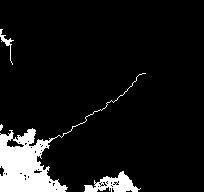
#> input picture team_b_nzoia/nzoia_rp10y.tif, 204 x 192 px; its folder holds 4 pictures in this run
$ python prepare_3d_data.py
#> lines starting #> are read from the running program, lines starting #| are printed output that depends on the picture
"""Attach flood hazard to the portfolios and build the static files the 3D view loads.

Hazard (Step 1 of the brief, applied to Nzoia)
  For every building and each of the six JRC return periods (10..500 years) we record:
    hazard_depth_m_rp{T}    flood depth in metres read from the JRC map (real data, ~925 m cells; 0 = dry)
    hazard_severity_rp{T}   0-1 severity score = min(depth / 4 m, 1). 4 m is the brief's own "extreme" reference
                            (roof level of a single-storey building). It makes Nzoia comparable with the Nairobi
                            0-1 scores; the damage curves use the depth in metres, not the score.

Permanent water
  A ~925 m cell that is already >= 3.5 m deep at 1-in-10 is the river channel or the lake edge: the depth is the
  channel's, not a flood plain's. Those cells are drawn as water but never carry a building: the book avoids them
  (generate_book.py), starter points there are flagged WATER, and gazetteer points move to the nearest land cell.

Weights
  Portfolio totals use a weight per building: the book's stratified sample_weight (the flood plain is over-sampled
  to study it, then weighted back to population); 1 for starter rows; 0 for starter rows in the lake or on permanent
  water (shown "as provided" separately). Counts are of buildings with weight > 0.

Inputs
  team_b_nzoia/nzoia_rp{10..500}y.tif                 JRC flood depth maps (real)
  data/portfolios/exposure_nzoia_riskforge_book.csv   Risk Forge synthetic book (scripts/generate_book.py)
  team_b_nzoia/exposure_nzoia_synthetic.csv           starter CSV from the hosts (override with --starter)
  data/reference/*.geojson                            Lake Victoria, Kenya/Uganda borders, Nzoia river

Outputs
  data/portfolios/{book,starter}_with_hazard.csv      portfolio + location flag + depth and severity per RP
  web/public/data/flood_cells.geojson                 land cells wet at any RP (lake masked), depth per RP
  web/public/data/buildings_{book,starter}.geojson    symbolic squares with depth, damage ratio and loss per RP
  web/public/data/river.geojson, border.geojson, stats.json

Run:  python scripts/prepare_3d_data.py [--starter path/to.csv]
"""
import argparse
import json
import math
from pathlib import Path

import numpy as np
import pandas as pd
from matplotlib.path import Path as PolyPath
from PIL import Image

ROOT = Path(__file__).resolve().parents[1]
HAZ = ROOT / "team_b_nzoia"
REF = ROOT / "data" / "reference"
PORT = ROOT / "data" / "portfolios"
OUT = ROOT / "web" / "public" / "data"
RPS = [10, 20, 50, 100, 200, 500]
ONSET_RP = 2.0  # ASSUMPTION: losses start at the 1-in-2 flood (bankfull); between 2 and 10 years we interpolate
SEVERITY_REF_M = 4.0  # depth that scores 1.0 on the 0-1 severity scale

# Vulnerability: Huizinga et al. (2017) JRC Africa residential curve, adapted per class as DR = cap * H(k * depth)
H_DEPTH = np.array([0, 0.5, 1, 1.5, 2, 3, 4, 5, 6])
H_FRAC = np.array([0, 0.22, 0.378, 0.531, 0.636, 0.817, 0.903, 0.957, 1.0])
CLASS_CURVE = {  # k (depth multiplier), cap; class spread after Englhardt et al. (2019)
    "informal_iron_sheet": (1.6, 0.95),
    "semi_permanent": (1.25, 0.90),
    "permanent_masonry": (1.0, 0.85),
    "concrete_rcc": (0.8, 0.75),
}
FOOTPRINT_M = 600  # symbolic square so buildings read at basin scale (not the real footprint)
WATER_D10_M = 3.5  # ASSUMPTION: >= 3.5 m deep at 1-in-10 = permanent water (river channel or lake edge)
EXCLUDED = ("LAKE", "WATER")  # location flags that carry no weight in portfolio results


def load_raster(rp):
#> called with rp = 10
    im = Image.open(HAZ / f"nzoia_rp{rp}y.tif")
#> im is the input picture: PIL image 204x192 F; min -3.4e+38, max 11.98, mean -inf
    scale, tie = im.tag_v2[33550], im.tag_v2[33922]
#> scale = (0.00833, 0.00833, 0); tie = (0, 0, 0, 33.7, 1.3, 0)
    a = np.array(im, dtype=np.float32)
    a = np.where((a > 0) & (a < 1e6), a, 0.0)  # no-data (-3.4e38) and <= 0 are dry
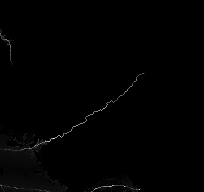
#> a: shape (192, 204) float32; min 0, max 11.98, mean 0.0732; drawn with min black and max white
    return a, scale[0], scale[1], tie[3], tie[4]


# [17 lines left out: functions polygon_paths, inside, not called in this run]


def damage_ratio(cls, depth):
    k, cap = CLASS_CURVE[cls]
    return cap * np.interp(np.asarray(depth) * k, H_DEPTH, H_FRAC)


# [130 lines left out: functions square, depth_at_rp, aal_from, attach_hazard, model_weight, loss_at_rp and 3 more, not called in this run]


def main():
    ap = argparse.ArgumentParser()
    ap.add_argument("--starter", default=str(HAZ / "exposure_nzoia_synthetic.csv"))
    ap.add_argument("--book", default=str(PORT / "exposure_nzoia_riskforge_book.csv"))
    args = ap.parse_args()
    OUT.mkdir(parents=True, exist_ok=True)
    PORT.mkdir(parents=True, exist_ok=True)

    loaded = {rp: load_raster(rp) for rp in RPS}
#> call 2 of load_raster, with rp = 20
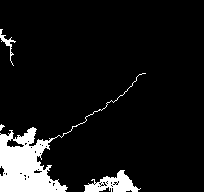
#> input picture team_b_nzoia/nzoia_rp20y.tif, 204 x 192 px
#> in load_raster, im is the input picture: PIL image 204x192 F; min -3.4e+38, max 12.39, mean -inf
    _, dx, dy, x0, y0 = loaded[RPS[0]]
    rasters = {rp: loaded[rp][0] for rp in RPS}
    grid = (rasters, dx, dy, x0, y0)
    nrows, ncols = rasters[RPS[0]].shape
    lake = polygon_paths(REF / "lake_victoria_ne10m.geojson", "Lake Victoria")
    kenya = polygon_paths(REF / "ken_adm0_geoboundaries.geojson")

    # ---- flood cells (land only) ----
    rr, cc = np.mgrid[0:nrows, 0:ncols]
    centres = np.c_[(x0 + (cc + 0.5) * dx).ravel(), (y0 - (rr + 0.5) * dy).ravel()]
    lake_mask = inside(lake, centres).reshape(nrows, ncols)
    water = (rasters[RPS[0]] >= WATER_D10_M) & ~lake_mask  # river channel and lake edge
    land = ~lake_mask & ~water
    wet10 = land & (rasters[RPS[0]] >= 0.1)
    wet_any = np.zeros((nrows, ncols), bool)
    for rp in RPS:
        wet_any |= rasters[rp] > 0
    feats = []
    for r, c in zip(*np.nonzero(wet_any & ~lake_mask)):
        lon0, lat1 = x0 + c * dx, y0 - r * dy
        props = {f"d{rp}": round(float(rasters[rp][r, c]), 2) for rp in RPS}
        if water[r, c]:
            props["pw"] = 1  # permanent water: drawn flat as water, no building hazard
        feats.append({"type": "Feature", "properties": props, "geometry": {"type": "Polygon", "coordinates": [[
            [lon0, lat1], [lon0 + dx, lat1], [lon0 + dx, lat1 - dy], [lon0, lat1 - dy], [lon0, lat1]]]}})
    (OUT / "flood_cells.geojson").write_text(json.dumps({"type": "FeatureCollection", "features": feats}, separators=(",", ":")))

    # ---- portfolios ----
    book = attach_hazard(pd.read_csv(args.book), grid, lake, kenya, water)
    starter = attach_hazard(pd.read_csv(args.starter), grid, lake, kenya, water)
    bad_book = book.location_flag.isin(EXCLUDED).sum()
    if bad_book:
        print(f"WARNING: {bad_book} book buildings in the lake or on permanent water - re-run generate_book.py")
    weights = {"book": model_weight(book), "starter": model_weight(starter)}
    hazard_cols = [f"hazard_{k}_rp{rp}" for k in ("depth_m", "severity") for rp in RPS]
    for name, df in (("book", book), ("starter", starter)):
        base = [c for c in df.columns if not c.startswith(("hazard_", "damage_ratio_", "loss_kes_", "tiv_model", "location_flag"))]
        df[base + ["location_flag"] + hazard_cols].to_csv(PORT / f"{name}_with_hazard.csv", index=False)
        to_geojson(df, weights[name], OUT / f"buildings_{name}.geojson")
    moved = snap_gazetteer(OUT / "gazetteer.json", water | lake_mask, lake, (dx, dy, x0, y0))
    print("gazetteer points moved off water:", ", ".join(moved) or "none")

    # ---- river + border ----
    (OUT / "river.geojson").write_text((REF / "nzoia_river_osm.geojson").read_text(encoding="utf-8"))
    g = json.loads((REF / "ken_adm0_geoboundaries.geojson").read_text(encoding="utf-8"))
    lines = []
    for f in g["features"]:
        geom = f["geometry"]
        polys = geom["coordinates"] if geom["type"] == "MultiPolygon" else [geom["coordinates"]]
        for p in polys:
            ring = [pt for pt in p[0] if 33.4 < pt[0] < 35.7 and -0.6 < pt[1] < 1.6]
            if len(ring) > 1:
                lines.append(ring)
    (OUT / "border.geojson").write_text(json.dumps({"type": "FeatureCollection", "features": [
        {"type": "Feature", "properties": {"name": "Kenya border"}, "geometry": {"type": "MultiLineString", "coordinates": lines}}]}))

    cell_km2 = (dx * 111.32) * (dy * 111.32)
    stats = {
        "returnPeriods": RPS,
        "onsetRp": ONSET_RP,
        "severityRefM": SEVERITY_REF_M,
        "cellKm2": round(cell_km2, 3),
        "floodLandKm2": {str(rp): round(float(((rasters[rp] > 0) & land).sum()) * cell_km2, 1) for rp in RPS},
        "maxDepthLand": {str(rp): round(float(rasters[rp][land].max()), 2) for rp in RPS},
        "lakeWetShare": round(float((wet_any & lake_mask).sum() / wet_any.sum()), 3),
        "permanentWater": {"ruleD10M": WATER_D10_M, "cells": int(water.sum()), "km2": round(float(water.sum()) * cell_km2, 1)},
        # how flood depth grows with rarity on flood-plain land: median depth(RP) / depth(1-in-10) over land cells
        # wet at 1-in-10. Shapes a site's own flood curve when the JRC map is dry there (web/src/lib/offer.ts)
        "depthGrowth": {str(rp): round(float(np.median(rasters[rp][wet10] / rasters[RPS[0]][wet10])), 3) for rp in RPS},
        "starterFlags": {k: int((starter.location_flag == k).sum()) for k in ("KE", "UG", "LAKE", "WATER")},
        "starterTivCsvTotal": float(starter.tiv_kes.sum()),
        "bookStrata": {k: int(v) for k, v in book.stratum.value_counts().items()},
        "bookWeights": {k: round(float(v), 4) for k, v in book.groupby("stratum").sample_weight.first().items()},
        "curves": {c: {"k": k, "cap": cap} for c, (k, cap) in CLASS_CURVE.items()},
        "portfolios": {
            "book": portfolio_stats(book, weights["book"]),  # weighted back to population (what the app shows)
            "bookUnweighted": portfolio_stats(book, pd.Series(1.0, index=book.index)),  # the flood-plain-enriched sample as drawn
            "starter": portfolio_stats(starter, weights["starter"]),  # cleaned: lake and permanent-water rows excluded
            "starterRaw": portfolio_stats(starter, pd.Series(1.0, index=starter.index)),  # as provided
            "starterKenya": portfolio_stats(starter, (starter.location_flag == "KE").astype(float)),
        },
    }
    (OUT / "stats.json").write_text(json.dumps(stats, indent=1))
    print(f"flood cells: {len(feats)} (permanent water {int(water.sum())})  book: {len(book)}  starter: {len(starter)}  starter flags: {stats['starterFlags']}")
    for k, p in stats["portfolios"].items():
        print(f"{k:13s} TIV {p['tiv']/1e6:>9,.0f} M  wet@100 {p['perRp']['100']['buildingsWet']:>4}  loss@100 {p['perRp']['100']['loss']/1e6:>8,.2f} M  AAL {p['aal']/1e6:>7,.2f} M")


if __name__ == "__main__":
#> (the run stopped early here; a loop or call above may not have finished)
